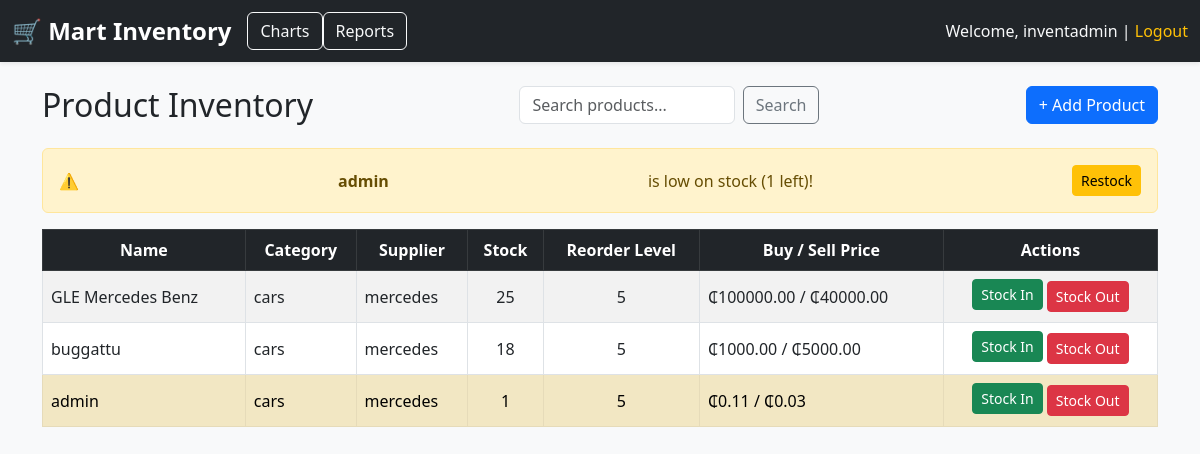
The app's page / (signed in) with its own data.
### inventory/models.py (models this page shows, shortened)
class Product(models.Model):
    name = models.CharField(max_length=200)
    category = models.ForeignKey(Category, on_delete=models.CASCADE)
    supplier = models.ForeignKey(Supplier, on_delete=models.SET_NULL, null=True, blank=True)
    buying_price = models.DecimalField(max_digits=10, decimal_places=2)
    selling_price = models.DecimalField(max_digits=10, decimal_places=2)
    quantity_in_stock = models.PositiveIntegerField()
    reorder_level = models.PositiveIntegerField(default=5)
    added_on = models.DateTimeField(auto_now_add=True)

class Category(models.Model):
    name = models.CharField(max_length=100)
    description = models.TextField(blank=True)

class Supplier(models.Model):
    name = models.CharField(max_length=100)
    contact_person = models.CharField(max_length=100)
    phone = models.CharField(max_length=15)
    email = models.EmailField()
    address = models.TextField()

### inventory/views.py (the view)
# urls.py: path('', views.product_list, name='product_list'),
def product_list(request):
    query = request.GET.get('q', '')
    products = Product.objects.all()
    if query:
        products = products.filter(name__icontains=query)
    return render(request, 'inventory/product_list.html', {
        'products': products,
        'search_query': query
    })

### inventory/templates/inventory/product_list.html (shortened to what this page needs)
{% extends 'inventory/base.html' %}
{% block content %}
<div class="d-flex flex-column flex-md-row justify-content-between align-items-start align-items-md-center mb-4 gap-3">
    <h2 class="mb-0">Product Inventory</h2>
    <form method="get" class="d-flex" style="max-width: 300px;">
        <input type="text" name="q" class="form-control me-2" placeholder="Search products..." value="{{ search_query }}">
        <button class="btn btn-outline-secondary" type="submit">Search</button>
    </form>
    <a href="{% url 'create_product' %}" class="btn btn-primary">+ Add Product</a>
</div>
{% for product in products %}
    {% if product.quantity_in_stock <= product.reorder_level %}
        <div class="alert alert-warning d-flex justify-content-between align-items-center">
            ⚠️ <strong>{{ product.name }}</strong> is low on stock ({{ product.quantity_in_stock }} left)!
            <button class="btn btn-sm btn-warning" data-bs-toggle="modal" data-bs-target="#stockInModal{{ product.id }}">Restock</button>
        </div>
    {% endif %}
{% endfor %}
<div class="table-responsive">
    <table class="table table-striped table-bordered align-middle">
        <thead class="table-dark text-center">
            <tr>
                <th>Name</th>
                <th>Category</th>
                <th>Supplier</th>
                <th>Stock</th>
                <th>Reorder Level</th>
                <th>Buy / Sell Price</th>
                <th>Actions</th>
            </tr>
        </thead>
        <tbody>
        {% for product in products %}
            <tr class="{% if product.quantity_in_stock <= product.reorder_level %}table-warning{% endif %}">
                <td>{{ product.name }}</td>
                <td>{{ product.category.name }}</td>
                <td>{{ product.supplier.name }}</td>
                <td class="text-center">{{ product.quantity_in_stock }}</td>
                <td class="text-center">{{ product.reorder_level }}</td>
                <td>₵{{ product.buying_price }} / ₵{{ product.selling_price }}</td>
                <td class="text-center">
                    <button class="btn btn-sm btn-success mb-1" data-bs-toggle="modal" data-bs-target="#stockInModal{{ product.id }}">Stock In</button>
                    <button class="btn btn-sm btn-danger" data-bs-toggle="modal" data-bs-target="#stockOutModal{{ product.id }}">Stock Out</button>
                </td>
            </tr>
        {% empty %}
            <tr>
                <td colspan="7" class="text-center text-muted">No products available.</td>
            </tr>
        {% endfor %}
        </tbody>
    </table>
</div>
<link rel="stylesheet" href="https://cdnjs.cloudflare.com/ajax/libs/animate.css/4.1.1/animate.min.css"/>
{% endblock %}

### inventory/templates/inventory/base.html (shortened to what this page needs)
<!DOCTYPE html>
<html lang="en">
<head>
    <link href="https://cdn.jsdelivr.net/npm/bootstrap@5.3.0/dist/css/bootstrap.min.css" rel="stylesheet">
</head>
<body class="bg-light">
    <nav class="navbar navbar-expand-lg navbar-dark bg-dark shadow-sm">
        <div class="container-fluid">
            <a class="navbar-brand" href="#">🛒 Mart Inventory</a>
            <a href="{% url 'inventory_chart' %}" class="btn btn-outline-light">Charts</a>
            <a href="{% url 'transaction_report' %}" class="btn btn-outline-light">Reports</a>
            {% if user.is_authenticated %}
                <div class="text-light ms-auto">
                    Welcome, {{ user.username }} |
                    <a href="" class="text-warning text-decoration-none">Logout</a>
                </div>
            {% endif %}
        </div>
    </nav>
    <div class="container mt-4">
        {% block content %}
        {% endblock %}
    </div>
</body>
</html>

### inventory/templates/inventory/base.html (style rules this page uses)
body { background-color: #f8f9fa; }
.navbar-brand { font-weight: bold; font-size: 1.5rem; }

### records on screen
Product: name "admin", quantity_in_stock "1", category.name "cars", supplier.name "mercedes", reorder_level "5", buying_price "0.11", selling_price "0.03"
Product: name "GLE Mercedes Benz", category.name "cars", supplier.name "mercedes", quantity_in_stock "25", reorder_level "5", buying_price "100000.00", selling_price "40000.00"
Product: name "buggattu", category.name "cars", supplier.name "mercedes", quantity_in_stock "18", reorder_level "5", buying_price "1000.00", selling_price "5000.00"

### other values on screen
{{ user.username }} "inventadmin"
